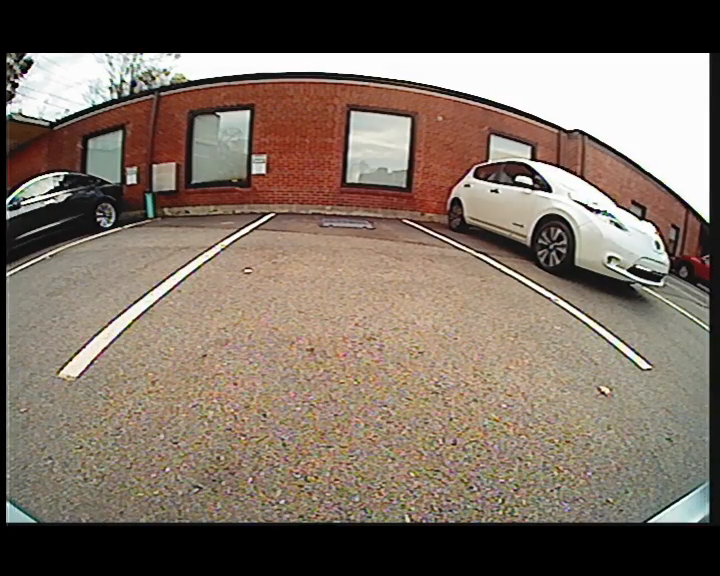
#> input picture frame 61 of projects/wiic/video/Video Quality Comparison/60_fps_1.mp4, 720 x 576 px, given in place of fiducial_straight_1.mp4, which was not available
$ python video_capture_Robin_with_LK.py
#> lines starting #> are read from the running program, lines starting #| are printed output that depends on the picture; after the words box and inside, x2 and y2 are one past the last pixel; in counts of white or black regions, pixels touching at a corner belong together; pictures that were not available may be replaced by others from this repository, and a replacement may not be noted
### lucas_kanade_class0.py
import numpy as np
import cv2


class LucasKanade(object):
    def __init__(self):
        self.feature_params = self.ShiTomasi_corner_detection()
        self.lk_params = self.parameters_for_lucas_kanade_optical_flow()
        self.old_frame = None
        # Create some random colors
        self.dot_colors = np.random.randint(0, 255, (100, 3))
        self.p0 = self.p1 = None
        self.mask = np.zeros((1, 1))

    @staticmethod
    def ShiTomasi_corner_detection():
        # params for ShiTomasi corner detection
        feature_params = dict(maxCorners=100,
                              qualityLevel=0.3,
                              minDistance=7,
                              blockSize=7)
        return feature_params

    @staticmethod
    def parameters_for_lucas_kanade_optical_flow():
        # Parameters for Lucas-Kanade optical flow
        lk_params = dict(winSize=(15, 15),
                         maxLevel=2,
                         criteria=(cv2.TERM_CRITERIA_EPS | cv2.TERM_CRITERIA_COUNT, 10, 0.03))
        return lk_params

    def frame_update(self, frame):
        frame = cv2.cvtColor(frame, cv2.COLOR_BGR2GRAY)
        if self.old_frame is not None:
            # calculate optical flow
            self.p1, st, err = cv2.calcOpticalFlowPyrLK(self.old_frame, frame, self.p0, None, **self.lk_params)

            # Select good points
            good_new = self.p1[st == 1]
            good_old = self.p0[st == 1]

            # draw the tracks
            for i, (new, old) in enumerate(zip(good_new, good_old)):
                a, b = new.ravel()
                c, d = old.ravel()
                self.mask = cv2.line(self.mask, (a, b), (c, d), self.dot_colors[i].tolist(), 2)
                frame = cv2.circle(frame, (a, b), 5, self.dot_colors[i].tolist(), -1)

            # Now update the previous frame and previous points
            self.old_frame = frame.copy()
            self.p0 = good_new.reshape(-1, 1, 2)
            img = cv2.add(frame, self.mask)
        else:
            self.old_frame = frame
            self.p0 = cv2.goodFeaturesToTrack(frame, mask=None, **self.feature_params)

            # Create a self.mask image for drawing purposes
            self.mask = np.zeros_like(frame)
            img = frame
        return img


# [2 lines that do not run on import are left out]

### video_capture_Robin_with_LK.py
import cv2
from lucas_kanade_class0 import LucasKanade
import traceback


class MyVideo(LucasKanade):
    def __init__(self, videocolor, videolabel):
        super().__init__()
        self.video_color = videocolor
        self.video_label = videolabel
        self.cap = self.create_video()

    @staticmethod
    def create_video():
        cap = cv2.VideoCapture("/Volumes/medvedev/_SP/2019_11_11/fiducial_straight_1.mp4")
#        cap.open(0)
        return cap

    def run(self):
        count = 0
        try:
            while True:
                # Capture frame-by-frame
                ret, frame = self.cap.read()
#> frame is the input picture: shape (576, 720, 3); mean B, G, R 98.2, 109.8, 123.5
                if frame is None:
                    break

                gray = self.frame_update(frame)
#> in frame_update, `frame = cv2.cvtColor(frame, cv2.COLOR_BGR2GRAY)`:
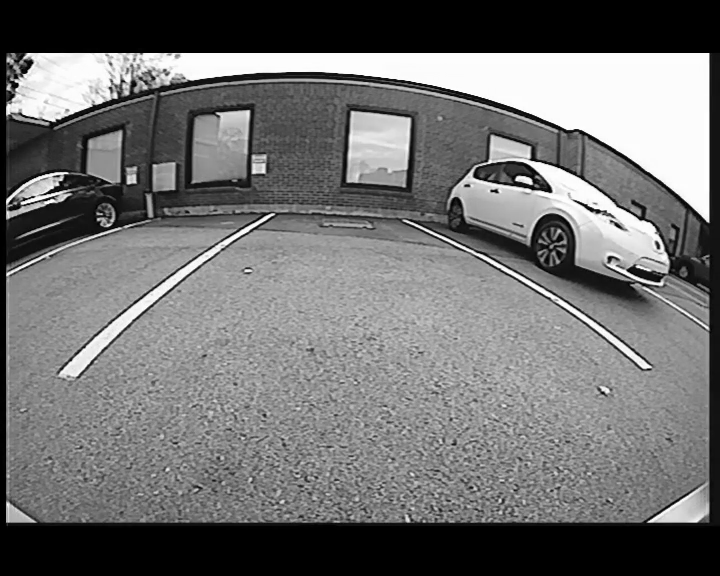
#> frame: shape (576, 720); min 0, max 255, mean 112.6
#> in frame_update, `self.p0 = cv2.goodFeaturesToTrack(frame, mask=None, **self.feature_par..`: self.p0 = 67 rows, first 8: [707, 55], [16, 85], [115, 96], [549, 190], [517, 179], [8, 208], [248, 112], [20, 76]
                result_image_name = '/Users/arman/tmp/fid/fid' + str(count) + ".png"
                cv2.imwrite(result_image_name, frame)
                count = count+1

                cv2.putText(frame, self.video_label, (500, 500), cv2.FONT_HERSHEY_COMPLEX_SMALL, 10, (225, 0, 0), 10)
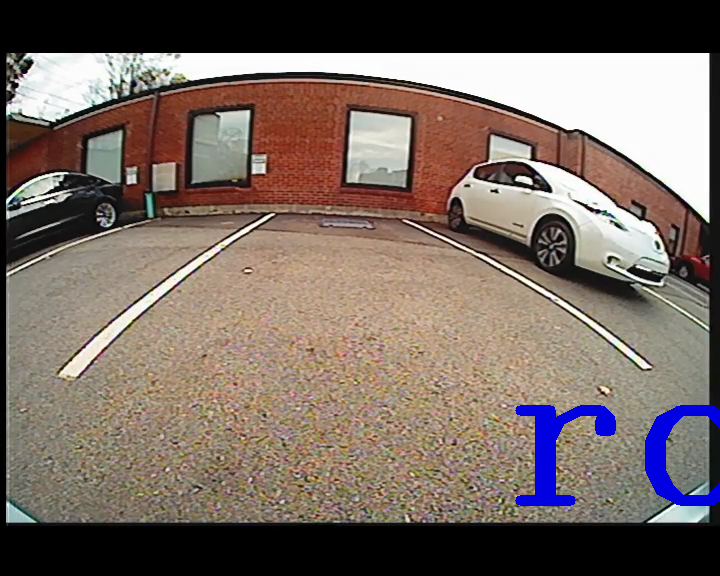
#> frame: shape (576, 720, 3); 1.62% of pixels changed, all inside (x1, y1, x2, y2) = (515, 405, 720, 506)
                cv2.imshow('frame', frame)
                if cv2.waitKey(1) & 0xFF == ord('q'):
#> (key q is pressed here)
                    break
        except Exception as e:
            print(e)
            traceback.print_exc()

    def close(self):
        self.cap.release()
        cv2.destroyAllWindows()


if __name__ == '__main__':
    video = MyVideo(cv2.COLOR_BGR2HSV, 'robin')
    video.run()
    video.close()

$ run again, starting later in the video
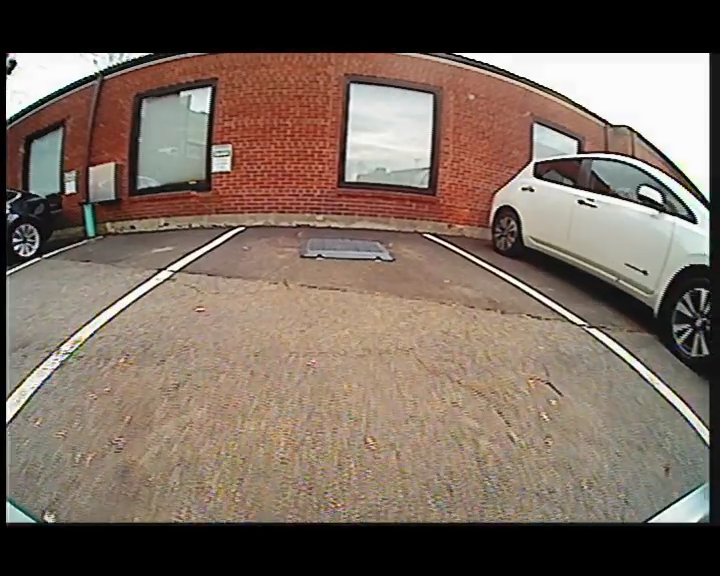
#> input picture frame 274 of projects/wiic/video/Video Quality Comparison/60_fps_1.mp4, 720 x 576 px, given in place of fiducial_straight_1.mp4, which was not available
#> in run, frame is the input picture: shape (576, 720, 3); mean B, G, R 93.2, 104.4, 120.2
#> in frame_update, `frame = cv2.cvtColor(frame, cv2.COLOR_BGR2GRAY)`:
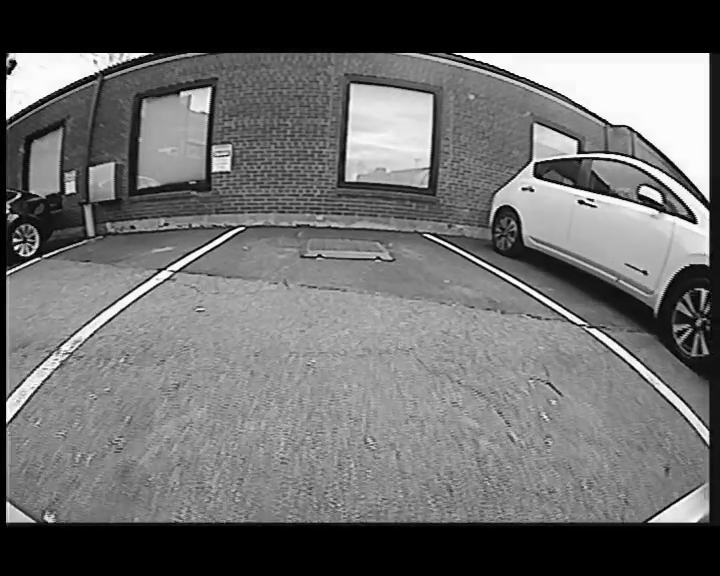
#> frame: shape (576, 720); min 0, max 255, mean 107.8
#> self.p0 = 57 rows, first 8: [707, 55], [578, 151], [21, 253], [695, 221], [214, 169], [13, 62], [9, 211], [16, 247]
#> in run, `cv2.putText(frame, self.video_label, (500, 500), cv2.FONT_HERSHEY_COMP..`:
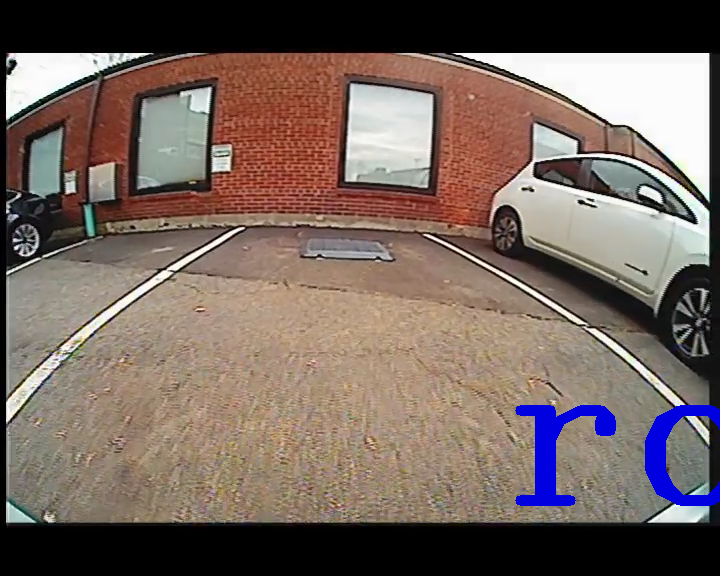
#> frame: shape (576, 720, 3); 1.62% of pixels changed, all inside (x1, y1, x2, y2) = (515, 405, 720, 506)

$ run again, starting later in the video
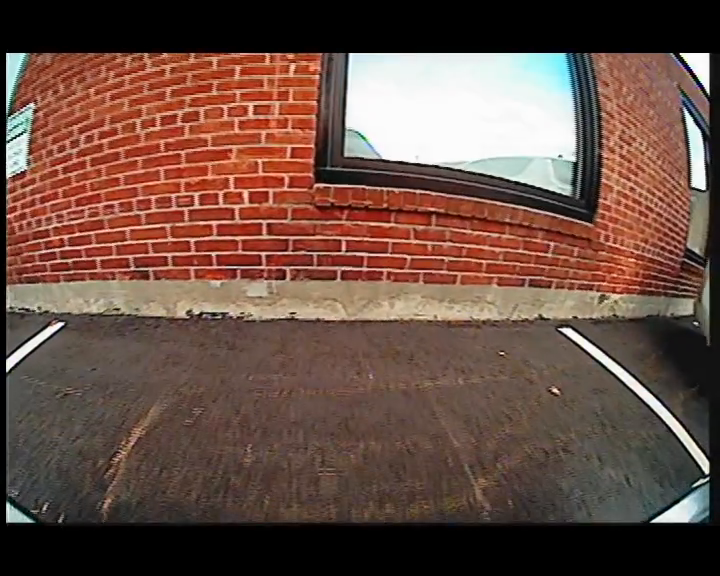
#> input picture frame 488 of projects/wiic/video/Video Quality Comparison/60_fps_1.mp4, 720 x 576 px, given in place of fiducial_straight_1.mp4, which was not available
#> in run, frame is the input picture: shape (576, 720, 3); mean B, G, R 67.4, 77.5, 104.7
#> in frame_update, `frame = cv2.cvtColor(frame, cv2.COLOR_BGR2GRAY)`:
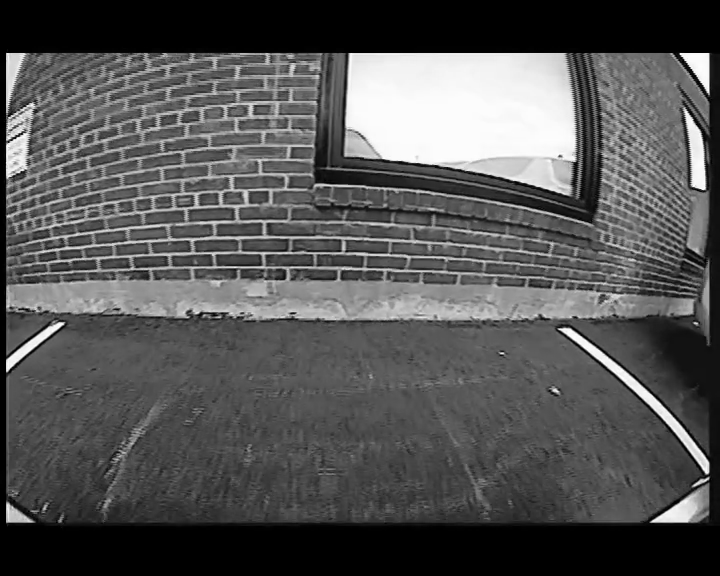
#> frame: shape (576, 720); min 0, max 254, mean 84.5
#> self.p0 = 25 rows, first 8: [8, 55], [707, 55], [703, 187], [706, 474], [350, 55], [681, 55], [8, 520], [8, 140]
#> in run, `cv2.putText(frame, self.video_label, (500, 500), cv2.FONT_HERSHEY_COMP..`:
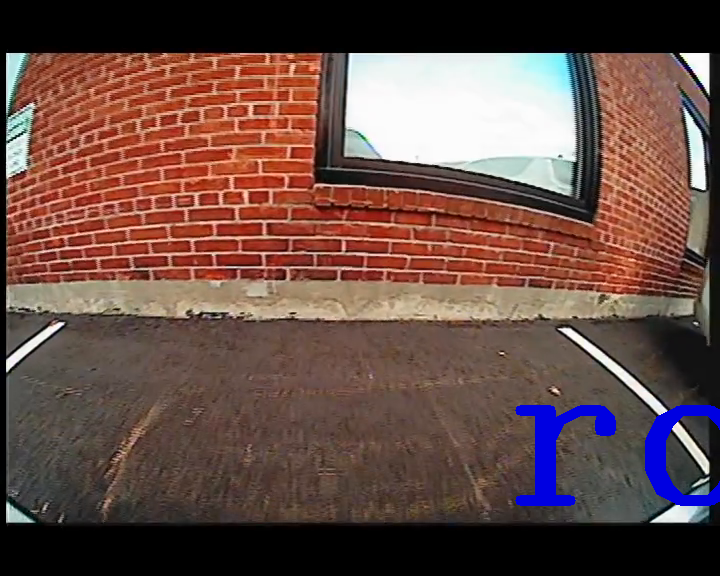
#> frame: shape (576, 720, 3); 1.62% of pixels changed, all inside (x1, y1, x2, y2) = (515, 405, 720, 506)
